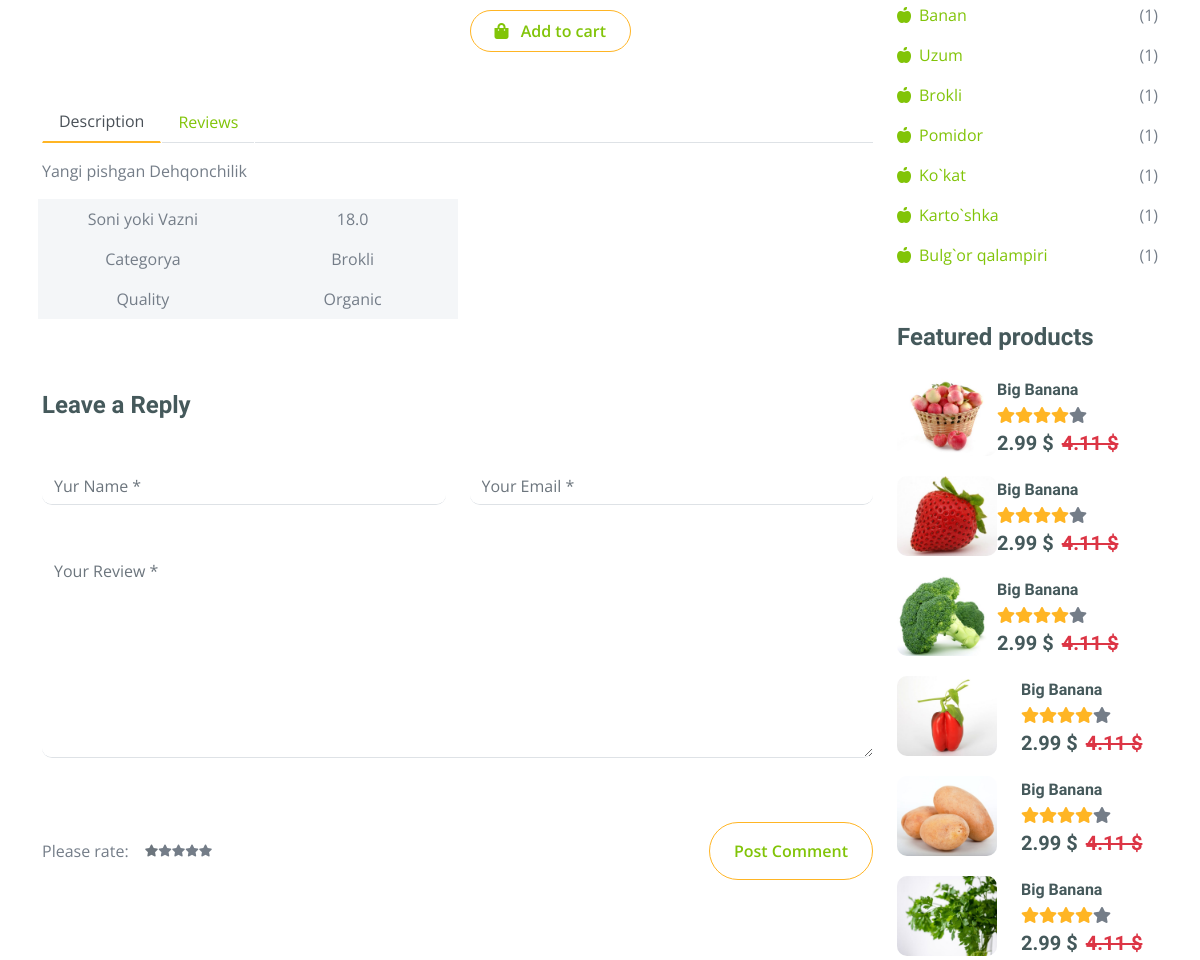
The app's page /shop-detail/brocli (signed in, middle part), older data.
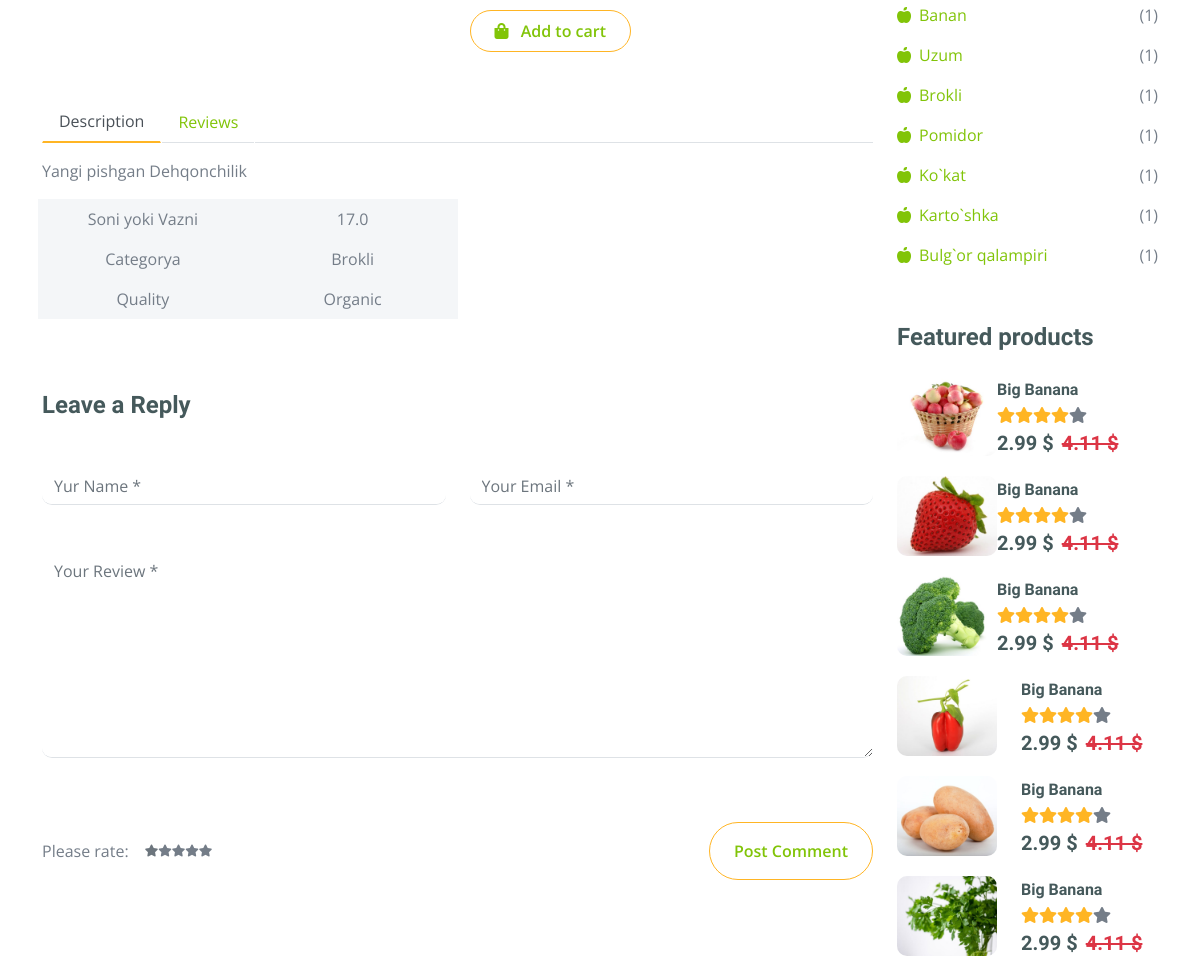
The same page, newer data.
### fath/models.py (models this page shows, shortened)
class Product(models.Model):
    category = models.ForeignKey(Category, on_delete=models.CASCADE)
    filter_choice = models.CharField(max_length=255, choices=FILTER_CHOICES, null=True)
    img = models.ImageField(upload_to='product_img/')
    name = models.CharField(max_length=255)
    body = models.TextField()
    price = models.FloatField()
    dicount = models.FloatField(blank=True, null=True)
    quantity = models.FloatField()
    slug = models.SlugField(blank=True, null=True)
    created = models.DateTimeField(auto_now_add=True)

class Category(models.Model):
    name = models.CharField(max_length=255, unique=True)
    img = models.ImageField(upload_to='category_img/')
    slug = models.SlugField(blank=True, null=True)
    parent = models.ForeignKey('self', on_delete=models.CASCADE,blank=True,null=True,related_name='subcategories')
    def __str__(self):
        return self.name

### fath/views.py (the view)
# urls.py: path('shop-detail/<slug:slug>', views.ShopDetail.as_view(), name='shop_detail'),
class ShopDetail(DetailView):
    model = models.Product
    context_object_name = 'product'
    template_name = 'fath/shop-detail.html'
    extra_context = {
        'categories': models.Category.objects.filter(parent=None)
    }
    def get_context_data(self, **kwargs):
        context = super().get_context_data(**kwargs)
        product = models.Product.objects.get(slug=self.kwargs['slug'])
        rating = models.Rating.objects.filter(product=product, user=self.request.user).first()
        context['user_rating']= rating.rating if rating else 0
        return context

### templates/fath/shop-detail.html (shortened to what the changed rows need)
{% extends 'base.html' %}
{% load static %}
{% block content %}
        <div class="container-fluid py-5 mt-5">
            <div class="container py-5">
                <div class="row g-4 mb-5">
                    <div class="col-lg-8 col-xl-9">
                        <div class="row g-4">
                            <div class="col-lg-12">
                                <div class="tab-content mb-5">
                                    <div class="tab-pane active" id="nav-about" role="tabpanel" aria-labelledby="nav-about-tab">
                                        <p>{{product.body|linebreaks}}</p>
                                        <div class="px-2">
                                            <div class="row g-4">
                                                <div class="col-6">
                                                    <div class="row bg-light align-items-center text-center justify-content-center py-2">
                                                        <div class="col-6">
                                                            <p class="mb-0">{{product.quantity}}</p>
                                                        </div>
                                                    </div>
                                                    <div class="row bg-light text-center align-items-center justify-content-center py-2">
                                                        <div class="col-6">
                                                            <p class="mb-0">{{product.category}}</p>
                                                        </div>
                                                    </div>
                                                    <div class="row bg-light text-center align-items-center justify-content-center py-2">
                                                        <div class="col-6">
                                                                <p class="mb-0">{{ product.get_filter_choice_display }}</p>
                                                        </div>
                                                    </div>
                                                </div>
                                            </div>
                                        </div>
                                    </div>
                                </div>
                            </div>
                        </div>
                    </div>
                </div>
            </div>
        </div>
        {% endblock content %}

Row changes from the older to the newer data that the page shows:
changed Product "Yangi pishgan Dehqonchilik": quantity "18.0" → "17.0"
